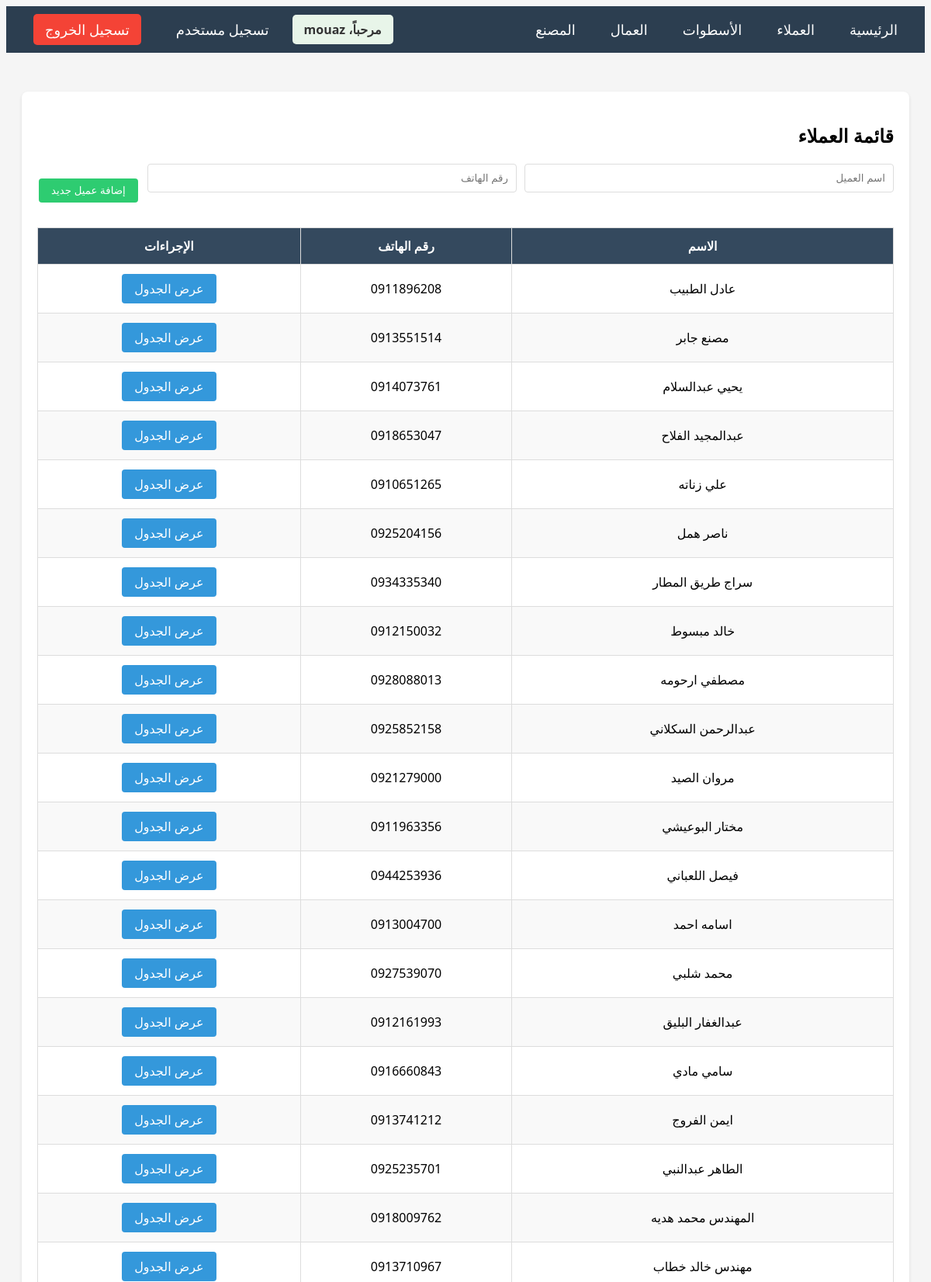
The page /customers/ (signed in, upper part) on the database its author committed.
### main/models.py (models this page shows, shortened)
class Customer(models.Model):
    name = models.CharField(max_length=200, verbose_name='الاسم')
    phone = models.CharField(max_length=20, verbose_name='رقم الهاتف')
    created_at = models.DateTimeField(auto_now_add=True)
    class Meta:
        verbose_name = 'عميل'
        verbose_name_plural = 'العملاء'
        ordering = ['-created_at']

### main/views.py (the view)
# urls.py: path('customers/', views.customer_list, name='customer_list'),
@login_required
def customer_list(request):
    customers = Customer.objects.all()
    if request.method == 'POST':
        form = CustomerForm(request.POST)
        if form.is_valid():
            form.save()
            messages.success(request, 'تم إضافة العميل بنجاح')
            return redirect('customer_list')
    else:
        form = CustomerForm()
    return render(request, 'main/customer_list.html', {'customers': customers, 'form': form})

### main/forms.py
class CustomerForm(forms.ModelForm):
    class Meta:
        model = Customer
        fields = ['name', 'phone']
        widgets = {
            'phone': forms.TextInput(attrs={'class': 'form-control', 'placeholder': 'رقم الهاتف'}),
            'name': forms.TextInput(attrs={'class': 'form-control', 'placeholder': 'اسم العميل'}),
        }

### main/templates/main/customer_list.html (shortened to what this page needs)
{% extends 'main/base.html' %}
{% block content %}
<div class="card">
    <h2>قائمة العملاء</h2>
    <form method="POST" style="margin-bottom: 30px;">
        <div style="display: flex; gap: 10px; align-items: end;">
            <div class="form-group" style="flex: 1;">
                {{ form.name }}
            </div>
            <div class="form-group" style="flex: 1;">
                {{ form.phone }}
            </div>
            <button type="submit" class="btn btn-success">إضافة عميل جديد</button>
        </div>
    </form>
    <div class="table-container">
        <table>
            <thead>
                <tr>
                    <th>الاسم</th>
                    <th>رقم الهاتف</th>
                    <th>الإجراءات</th>
                </tr>
            </thead>
            <tbody>
                {% for customer in customers %}
                <tr>
                    <td>{{ customer.name }}</td>
                    <td>{{ customer.phone }}</td>
                    <td>
                        <a href="{% url 'customer_detail' customer.pk %}" class="btn btn-primary">عرض الجدول</a>
                    </td>
                </tr>
                {% empty %}
                <tr>
                    <td colspan="3" style="text-align: center;">لا يوجد عملاء حالياً</td>
                </tr>
                {% endfor %}
            </tbody>
        </table>
    </div>
</div>
{% endblock %}

### main/templates/main/base.html (shortened to what this page needs)
<!DOCTYPE html>
<html lang="ar" dir="rtl">
<head>
    {% load static %}
    <link rel="stylesheet" href="{% static 'css/style.css' %}">
</head>
<body>
    <nav class="navbar">
        <div class="nav-right">
            <a href="{% url 'home' %}">الرئيسية</a>
            <a href="{% url 'customer_list' %}">العملاء</a>
            <a href="{% url 'craftsman_list' %}">الأسطوات</a>
            <a href="{% url 'worker_list' %}">العمال</a>
            <a href="{% url 'factory_detail' %}">المصنع</a>
        </div>
        <div class="nav-left">
            {% if user.is_authenticated %}
            <span class="user-info">مرحباً، {{ user.username }}</span>
            {% if user.is_superuser %}
            <a href="{% url 'register' %}">تسجيل مستخدم</a>
            {% endif %}
            <a href="{% url 'logout' %}" class="btn-logout">تسجيل الخروج</a>
            {% else %}
            <a href="{% url 'login' %}">تسجيل الدخول</a>
            {% endif %}
        </div>
    </nav>
    <div class="container">
        {% block content %}
        {% endblock %}
    </div>
</body>
</html>

### static/css/style.css (style rules this page uses)
body { direction: rtl; text-align: right; font-family: 'Segoe UI', Tahoma, Geneva, Verdana, sans-serif; background-color: #f5f5f5; }
.container { max-width: 1200px; margin: 0 auto; padding: 20px; }
.navbar { background-color: #2c3e50; padding: 15px; margin-bottom: 30px; }
.navbar a { color: white; text-decoration: none; margin: 0 15px; font-size: 18px; }
.card { background: white; border-radius: 8px; padding: 20px; margin-bottom: 20px; box-shadow: 0 2px 4px rgba(0,0,0,0.1); }
.table-container { overflow-x: auto; margin: 20px 0; }
table { width: 100%; border-collapse: collapse; background: white; }
table th { background-color: #34495e; color: white; padding: 12px; text-align: center; border: 1px solid #ddd; }
table td { padding: 10px; text-align: center; border: 1px solid #ddd; }
table tr:nth-child(even) { background-color: #f9f9f9; }
.btn { padding: 8px 16px; border: none; border-radius: 4px; cursor: pointer; text-decoration: none; display: inline-block; margin: 2px; }
.btn-primary { background-color: #3498db; color: white; }
.btn-success { background-color: #2ecc71; color: white; }
.form-group { margin-bottom: 15px; }
.form-control { width: 100%; padding: 10px; border: 1px solid #ddd; border-radius: 4px; box-sizing: border-box; }

### main/templates/main/base.html (style rules this page uses)
.navbar { display: flex; justify-content: space-between; align-items: center; padding: 10px 20px; }
.nav-right, .nav-left { display: flex; gap: 15px; align-items: center; }
.user-info { color: #333; font-weight: bold; padding: 8px 15px; background: #e8f5e9; border-radius: 5px; }
.btn-logout { background: #f44336 !important; color: white !important; padding: 8px 15px !important; border-radius: 5px !important; text-decoration: none !important; }

### rows shown on the page
Customer: name "عادل الطبيب", phone "0911896208"
Customer: name "مصنع جابر", phone "0913551514"
Customer: name "يحيي عبدالسلام", phone "0914073761"
Customer: name "عبدالمجيد الفلاح", phone "0918653047"
Customer: name "علي زناته", phone "0910651265"
Customer: name "ناصر همل", phone "0925204156"
Customer: name "سراج طريق المطار", phone "0934335340"
Customer: name "خالد مبسوط", phone "0912150032"
Customer: name "مصطفي ارحومه", phone "0928088013"
Customer: name "عبدالرحمن السكلاني", phone "0925852158"
Customer: name "مروان الصيد", phone "0921279000"
Customer: name "مختار البوعيشي", phone "0911963356"
Customer: name "فيصل اللعباني", phone "0944253936"
Customer: name "اسامه احمد", phone "0913004700"
Customer: name "محمد شلبي", phone "0927539070"
Customer: name "عبدالغفار البليق", phone "0912161993"
Customer: name "سامي مادي", phone "0916660843"
Customer: name "ايمن الفروج", phone "0913741212"
Customer: name "الطاهر عبدالنبي", phone "0925235701"
Customer: name "المهندس محمد هديه", phone "0918009762"
Customer: name "مهندس خالد خطاب", phone "0913710967"

### other values the page prints
{{ user.username }} "mouaz"
